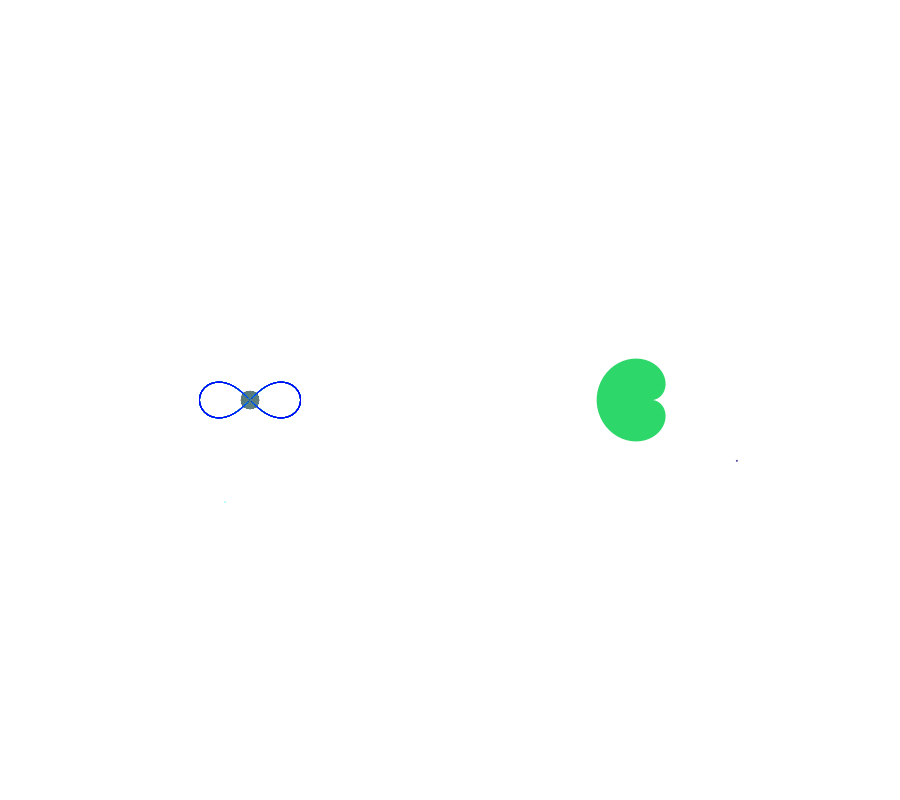
Frame 1 (no input)
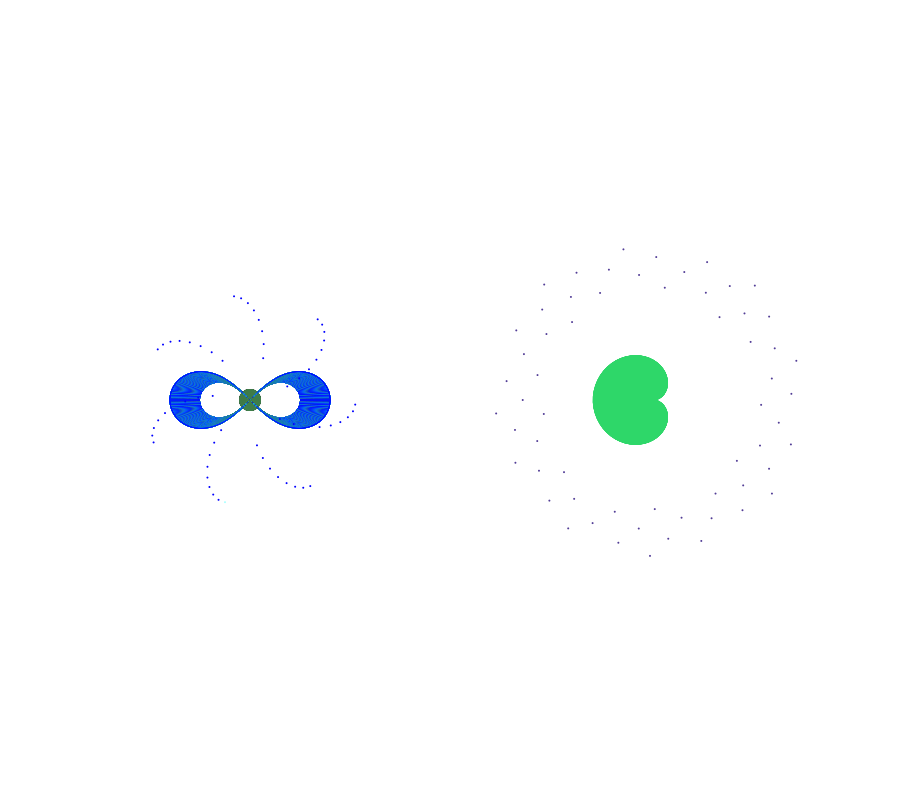
Frame 60 (the mouse pressed at the canvas centre just before this capture)
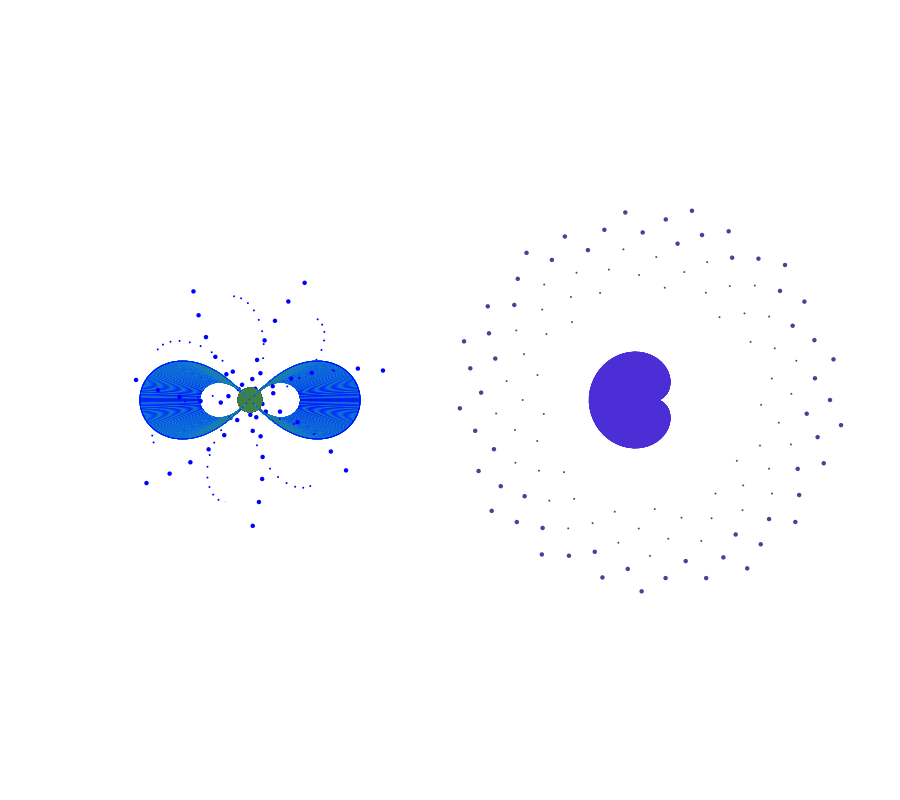
Frame 120 (the mouse held since frame 60 and released just before this capture)

The Processing sketch that drew these frames (run headless with seeded random() and noise(); from frame 60 on, the mouse is pressed at the canvas centre):

// Processing sketch: coordenadespolars
// ── coordenadespolars.pde
// import peasy.*;

 // PeasyCam cam;

 polar[] cors= new polar[3];
 polar pol;
 polar pol2;
 float theta =0;
  float x = 100;
  float y = 100;
  float r =80;
  float a= 50;
  float b = 50;
  float c = 15;
void setup()
{
  smooth();
//   cam = new PeasyCam(this, 800);
   background(255);
   size(900,800);
 // translate(1000,height/2);
  
/*for(int i=0; i<cors.length ; i++){
    translate(width/2,-height/4,0);
 cors[i] = new polar(theta,x,y,r,a,b,c);
 }*/
 
 pol= new polar(theta,x,y,r,a,b,c);
 pol2 = new polar(theta,x,y,r,a,b,c);
}
void draw()
{
  
 translate(-200,0); 

//leminiscata
 pol.update_theta();
  pol.dibuixar_bolaexpansiva();
  pol.dibuixar_phylotaxis();
 pol.dibuixar_leminiscata();

  pol.dibuixar_caracola();
 translate(400,0); 
 pol2.dibuixar_phylotaxis();
 pol2.dibuixar_cardiode();

 
   //cardiode
 /* for(int i=0; i<cors.length ; i++){
    translate(random(-200,250),random(-190,290),random(-90,90));
   cors[i].dibuixar_cardiode();

  //cors[i].update_theta();
 
 }*/
 
}
// ── cardiode.pde
class polar{
  
  float theta;
  float x;
  float y;
  float r;
  float a;
  float b;
  float c;
  
polar(float temptheta, float tempx, float tempy, float tempr, float tempa, float tempb, float tempc){
   theta=temptheta;
   x=tempx;
   y=tempy;
   r=tempr;
   a=tempa;
   b=tempb;
   c=tempc;
   
   
 }
 void update_theta(){
   boolean neg=true;
     theta+=0.005;
     if(theta==360){
       theta=0;
     }
  /* 
      if(a>15){
       neg=true;
     }
     if(a<-105){
      neg=false; 
     
     }
     if(neg){
       a-=0.13;
      
     }
     else{
       a+=0.16;
     }*/
     a+=0.5;
     b+=0.5;
     c-=0.2;
     r+=0.005;
  
 }
 
 void dibuixar_cardiode(){
  
     noStroke();
     // stroke(0);
     strokeWeight(0.4);
    
     
      //funcion cardiode
      beginShape();
       for(theta=0; theta<=90; theta+=0.1){
        
          r=a * abs(cos((theta + PI )/ 2)) +  b/( abs(theta-PI)+c)  ;
          x = r*cos(theta)+width/2;
          y = r*sin(theta)+height/2;
         //ellipse(x,y,5,5);
         vertex(x,y);
        //fill(0,0,0,0.8);
         //fill(200+theta/2,150,150);
       }
       endShape();
   
    
   
   
 }
 
 void dibuixar_leminiscata(){
    fill(255);
     noStroke();
     pushMatrix();
    
    // rotate(-PI/2);
      //funcion caracola
      
       for(theta=0; theta<360; theta+=0.01){
        r=sqrt(pow(a,2)*cos(2*theta));
      
         x = r*cos(theta)+width/2;
         y = r*sin(theta)+height/2;
         ellipse(x,y,1,1);
         fill(50+theta/3,(mouseX/a)+theta,(mouseY/a)+theta);
       }
    popMatrix();
   
 }
 void dibuixar_bolaexpansiva(){
    fill(255);
     noStroke();
    // pushMatrix();
    
    // rotate(-PI/2);
      //funcion caracola
      
       for(theta=0; theta<360; theta+=0.01){
        
         r=sqrt(a*cos(pow(2,theta)));
         x = r*cos(theta)+width/2;
         y = r*sin(theta)+height/2;
         ellipse(x,y,4,4);
         fill(50+theta/3,(mouseX/a)+theta,(mouseY/a)+theta);
       }
 //   popMatrix();
   
 }
 void dibuixar_caracola(){
     fill(155);
     noStroke();
     //pushMatrix();
 
  
         
       for(theta=0; theta<360; theta+=0.02){
         r=r+2*sin(theta/2);
         x = r*cos(theta)+width/2;
         y = r*sin(theta)+height/2;
         ellipse(x,y,5,5);
         fill(100+(theta/2)%100,150,150);
       }
   // popMatrix();
 }
  void dibuixar_phylotaxis(){
    
   colorMode(HSB);
     noStroke();
   
    
      
         theta =radians( b * 137.5);
         r = c * sqrt(b);
      
         x = r * cos(theta) + width/2;
         y = r * sin(theta) + height/2;
       ellipse(x,y,map(mouseY,0,height,2,7),map(mouseY,0,height,2,7));
          //rect(x,y,map(mouseY,0,height,2,25),map(mouseY,0,height,2,25));
         //fill((theta - b) %155,215,215);
         fill(map(mouseX,0,width,100,255), 200,215);
            b=b+1;
       
  
   
 }
}
